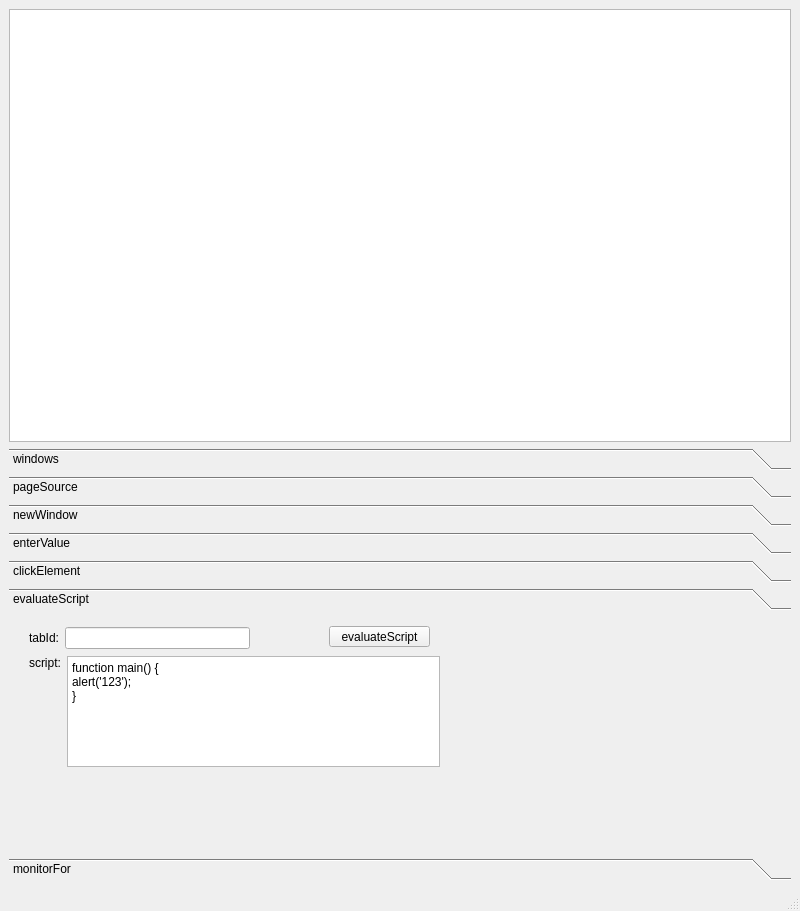
<?xml version="1.0" encoding="UTF-8"?>
<ui version="4.0">
 <class>MainWindow</class>
 <widget class="QMainWindow" name="MainWindow">
  <property name="geometry">
   <rect>
    <x>0</x>
    <y>0</y>
    <width>800</width>
    <height>911</height>
   </rect>
  </property>
  <property name="windowTitle">
   <string>MainWindow</string>
  </property>
  <widget class="QWidget" name="centralwidget">
   <layout class="QVBoxLayout" name="verticalLayout">
    <item>
     <widget class="QTextEdit" name="textEdit"/>
    </item>
    <item>
     <widget class="QToolBox" name="toolBox">
      <property name="currentIndex">
       <number>5</number>
      </property>
      <widget class="QWidget" name="windows">
       <property name="geometry">
        <rect>
         <x>0</x>
         <y>0</y>
         <width>782</width>
         <height>233</height>
        </rect>
       </property>
       <attribute name="label">
        <string>windows</string>
       </attribute>
       <widget class="QPushButton" name="btnGetWindows">
        <property name="geometry">
         <rect>
          <x>10</x>
          <y>0</y>
          <width>80</width>
          <height>21</height>
         </rect>
        </property>
        <property name="text">
         <string>get windows</string>
        </property>
       </widget>
      </widget>
      <widget class="QWidget" name="pageSource">
       <property name="geometry">
        <rect>
         <x>0</x>
         <y>0</y>
         <width>782</width>
         <height>233</height>
        </rect>
       </property>
       <attribute name="label">
        <string>pageSource</string>
       </attribute>
       <widget class="QPushButton" name="btnGetPageSource">
        <property name="geometry">
         <rect>
          <x>240</x>
          <y>0</y>
          <width>101</width>
          <height>21</height>
         </rect>
        </property>
        <property name="text">
         <string>get page source</string>
        </property>
       </widget>
       <widget class="QWidget" name="layoutWidget">
        <property name="geometry">
         <rect>
          <x>10</x>
          <y>0</y>
          <width>221</width>
          <height>24</height>
         </rect>
        </property>
        <layout class="QHBoxLayout" name="horizontalLayout">
         <item>
          <widget class="QLabel" name="label">
           <property name="text">
            <string>tabId:</string>
           </property>
          </widget>
         </item>
         <item>
          <widget class="QLineEdit" name="lineEditTabId"/>
         </item>
        </layout>
       </widget>
      </widget>
      <widget class="QWidget" name="newWindow">
       <property name="geometry">
        <rect>
         <x>0</x>
         <y>0</y>
         <width>782</width>
         <height>233</height>
        </rect>
       </property>
       <attribute name="label">
        <string>newWindow</string>
       </attribute>
       <widget class="QWidget" name="layoutWidget">
        <property name="geometry">
         <rect>
          <x>20</x>
          <y>0</y>
          <width>221</width>
          <height>24</height>
         </rect>
        </property>
        <layout class="QHBoxLayout" name="horizontalLayout_2">
         <item>
          <widget class="QLabel" name="label_2">
           <property name="text">
            <string>parentWindowId:</string>
           </property>
          </widget>
         </item>
         <item>
          <widget class="QLineEdit" name="lineEditParentWindowId"/>
         </item>
        </layout>
       </widget>
       <widget class="QPushButton" name="btnOpenNewWindow">
        <property name="geometry">
         <rect>
          <x>290</x>
          <y>30</y>
          <width>101</width>
          <height>21</height>
         </rect>
        </property>
        <property name="text">
         <string>open new window</string>
        </property>
       </widget>
       <widget class="QWidget" name="layoutWidget_2">
        <property name="geometry">
         <rect>
          <x>20</x>
          <y>30</y>
          <width>221</width>
          <height>24</height>
         </rect>
        </property>
        <layout class="QHBoxLayout" name="horizontalLayout_3">
         <item>
          <widget class="QLabel" name="label_3">
           <property name="text">
            <string>url:</string>
           </property>
          </widget>
         </item>
         <item>
          <widget class="QLineEdit" name="lineEditUrl"/>
         </item>
        </layout>
       </widget>
      </widget>
      <widget class="QWidget" name="enterValue">
       <property name="geometry">
        <rect>
         <x>0</x>
         <y>0</y>
         <width>782</width>
         <height>233</height>
        </rect>
       </property>
       <attribute name="label">
        <string>enterValue</string>
       </attribute>
       <widget class="QWidget" name="layoutWidget_3">
        <property name="geometry">
         <rect>
          <x>20</x>
          <y>10</y>
          <width>221</width>
          <height>24</height>
         </rect>
        </property>
        <layout class="QHBoxLayout" name="horizontalLayout_4">
         <item>
          <widget class="QLabel" name="label_4">
           <property name="text">
            <string>tabId:</string>
           </property>
          </widget>
         </item>
         <item>
          <widget class="QLineEdit" name="lineEditTabId_2"/>
         </item>
        </layout>
       </widget>
       <widget class="QPushButton" name="btnEnterValue">
        <property name="geometry">
         <rect>
          <x>250</x>
          <y>10</y>
          <width>101</width>
          <height>21</height>
         </rect>
        </property>
        <property name="text">
         <string>enterValue</string>
        </property>
       </widget>
       <widget class="QWidget" name="layoutWidget_4">
        <property name="geometry">
         <rect>
          <x>20</x>
          <y>40</y>
          <width>221</width>
          <height>24</height>
         </rect>
        </property>
        <layout class="QHBoxLayout" name="horizontalLayout_5">
         <item>
          <widget class="QLabel" name="label_5">
           <property name="text">
            <string>selector:</string>
           </property>
          </widget>
         </item>
         <item>
          <widget class="QLineEdit" name="lineEditSelector"/>
         </item>
        </layout>
       </widget>
       <widget class="QWidget" name="layoutWidget_5">
        <property name="geometry">
         <rect>
          <x>10</x>
          <y>70</y>
          <width>221</width>
          <height>24</height>
         </rect>
        </property>
        <layout class="QHBoxLayout" name="horizontalLayout_6">
         <item>
          <widget class="QLabel" name="label_6">
           <property name="text">
            <string>value:</string>
           </property>
          </widget>
         </item>
         <item>
          <widget class="QLineEdit" name="lineEditValue"/>
         </item>
        </layout>
       </widget>
      </widget>
      <widget class="QWidget" name="clickElement">
       <property name="geometry">
        <rect>
         <x>0</x>
         <y>0</y>
         <width>782</width>
         <height>233</height>
        </rect>
       </property>
       <attribute name="label">
        <string>clickElement</string>
       </attribute>
       <widget class="QWidget" name="layoutWidget_6">
        <property name="geometry">
         <rect>
          <x>10</x>
          <y>10</y>
          <width>221</width>
          <height>24</height>
         </rect>
        </property>
        <layout class="QHBoxLayout" name="horizontalLayout_7">
         <item>
          <widget class="QLabel" name="label_7">
           <property name="text">
            <string>tabId:</string>
           </property>
          </widget>
         </item>
         <item>
          <widget class="QLineEdit" name="lineEditTabId_3"/>
         </item>
        </layout>
       </widget>
       <widget class="QWidget" name="layoutWidget_7">
        <property name="geometry">
         <rect>
          <x>10</x>
          <y>40</y>
          <width>221</width>
          <height>24</height>
         </rect>
        </property>
        <layout class="QHBoxLayout" name="horizontalLayout_8">
         <item>
          <widget class="QLabel" name="label_8">
           <property name="text">
            <string>selector:</string>
           </property>
          </widget>
         </item>
         <item>
          <widget class="QLineEdit" name="lineEditSelector_2"/>
         </item>
        </layout>
       </widget>
       <widget class="QPushButton" name="btnClickElement">
        <property name="geometry">
         <rect>
          <x>240</x>
          <y>10</y>
          <width>101</width>
          <height>21</height>
         </rect>
        </property>
        <property name="text">
         <string>clickElement</string>
        </property>
       </widget>
      </widget>
      <widget class="QWidget" name="evaluateScript">
       <property name="geometry">
        <rect>
         <x>0</x>
         <y>0</y>
         <width>782</width>
         <height>233</height>
        </rect>
       </property>
       <attribute name="label">
        <string>evaluateScript</string>
       </attribute>
       <widget class="QWidget" name="layoutWidget_8">
        <property name="geometry">
         <rect>
          <x>20</x>
          <y>10</y>
          <width>221</width>
          <height>24</height>
         </rect>
        </property>
        <layout class="QHBoxLayout" name="horizontalLayout_9">
         <item>
          <widget class="QLabel" name="label_9">
           <property name="text">
            <string>tabId:</string>
           </property>
          </widget>
         </item>
         <item>
          <widget class="QLineEdit" name="lineEditTabId_4">
           <property name="text">
            <string/>
           </property>
          </widget>
         </item>
        </layout>
       </widget>
       <widget class="QWidget" name="layoutWidget_9">
        <property name="geometry">
         <rect>
          <x>20</x>
          <y>40</y>
          <width>411</width>
          <height>111</height>
         </rect>
        </property>
        <layout class="QHBoxLayout" name="horizontalLayout_10">
         <item>
          <widget class="QLabel" name="label_10">
           <property name="text">
            <string>script:</string>
           </property>
           <property name="alignment">
            <set>Qt::AlignLeading|Qt::AlignLeft|Qt::AlignTop</set>
           </property>
          </widget>
         </item>
         <item>
          <widget class="QPlainTextEdit" name="plainTextEdit">
           <property name="plainText">
            <string>function main() {
alert('123');
}</string>
           </property>
          </widget>
         </item>
        </layout>
       </widget>
       <widget class="QPushButton" name="btnEvaluateScript">
        <property name="geometry">
         <rect>
          <x>320</x>
          <y>10</y>
          <width>101</width>
          <height>21</height>
         </rect>
        </property>
        <property name="text">
         <string>evaluateScript</string>
        </property>
       </widget>
      </widget>
      <widget class="QWidget" name="monitorFor">
       <property name="geometry">
        <rect>
         <x>0</x>
         <y>0</y>
         <width>782</width>
         <height>233</height>
        </rect>
       </property>
       <attribute name="label">
        <string>monitorFor</string>
       </attribute>
       <widget class="QWidget" name="layoutWidget_13">
        <property name="geometry">
         <rect>
          <x>310</x>
          <y>10</y>
          <width>411</width>
          <height>161</height>
         </rect>
        </property>
        <layout class="QHBoxLayout" name="horizontalLayout_14">
         <item>
          <widget class="QLabel" name="label_14">
           <property name="text">
            <string>script:</string>
           </property>
           <property name="alignment">
            <set>Qt::AlignLeading|Qt::AlignLeft|Qt::AlignTop</set>
           </property>
          </widget>
         </item>
         <item>
          <widget class="QPlainTextEdit" name="plainTextEdit_2">
           <property name="plainText">
            <string>function main() {
alert('123');
}</string>
           </property>
          </widget>
         </item>
        </layout>
       </widget>
       <widget class="QWidget" name="layoutWidget_14">
        <property name="geometry">
         <rect>
          <x>0</x>
          <y>10</y>
          <width>301</width>
          <height>161</height>
         </rect>
        </property>
        <layout class="QHBoxLayout" name="horizontalLayout_15">
         <item>
          <widget class="QLabel" name="label_15">
           <property name="text">
            <string>condition:</string>
           </property>
           <property name="alignment">
            <set>Qt::AlignLeading|Qt::AlignLeft|Qt::AlignTop</set>
           </property>
          </widget>
         </item>
         <item>
          <widget class="QPlainTextEdit" name="plainTextEdit_3">
           <property name="plainText">
            <string>function condition() {
return true;
}</string>
           </property>
          </widget>
         </item>
        </layout>
       </widget>
       <widget class="QPushButton" name="btnMonitorFor">
        <property name="geometry">
         <rect>
          <x>230</x>
          <y>180</y>
          <width>101</width>
          <height>21</height>
         </rect>
        </property>
        <property name="text">
         <string>monitorFor</string>
        </property>
       </widget>
       <widget class="QWidget" name="layoutWidget_26">
        <property name="geometry">
         <rect>
          <x>0</x>
          <y>180</y>
          <width>221</width>
          <height>24</height>
         </rect>
        </property>
        <layout class="QHBoxLayout" name="horizontalLayout_27">
         <item>
          <widget class="QLabel" name="label_27">
           <property name="text">
            <string>monitorId:</string>
           </property>
          </widget>
         </item>
         <item>
          <widget class="QLineEdit" name="lineEditTabId_11">
           <property name="text">
            <string/>
           </property>
          </widget>
         </item>
        </layout>
       </widget>
      </widget>
     </widget>
    </item>
   </layout>
  </widget>
  <widget class="QMenuBar" name="menubar">
   <property name="geometry">
    <rect>
     <x>0</x>
     <y>0</y>
     <width>800</width>
     <height>20</height>
    </rect>
   </property>
  </widget>
  <widget class="QStatusBar" name="statusbar"/>
 </widget>
 <resources/>
 <connections/>
</ui>
